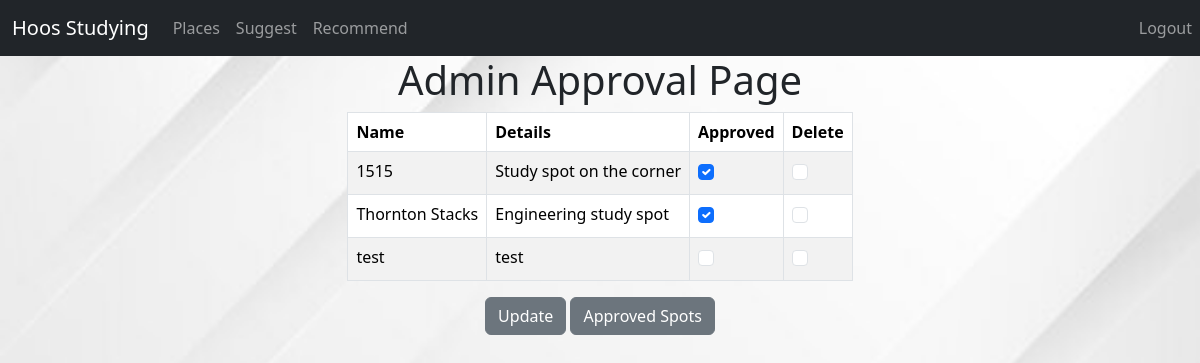
Screenshot of /approval/ with the database file from the repository.
### cs3240/models.py (models this page shows, shortened)
class Place(models.Model):
    name = models.CharField(max_length=200)
    details = models.CharField(max_length=700)
    address = map_fields.AddressField(max_length=200)
    admin_approved = models.BooleanField(default=False)
    delete_place = models.BooleanField(default=False)
    locations = [("Central Grounds", "central"),
                 ("North Grounds", "north"),
                 ("South Grounds", "south")]
    location = models.CharField(blank=True, choices=locations, max_length=15)
    avg_busy_rating = models.FloatField(default = 5)
    avg_wifi_outlet_rating = models.FloatField(default = 5)
    def __str__(self):
        return self.name

### cs3240/views.py (the view)
# urls.py: path('approval/',views.admin_approval, name="approval"),
def admin_approval(request):
    places_list = Place.objects.all()
    if request.method == "POST":
        id_list = request.POST.getlist('boxes')
        did_list = request.POST.getlist('Dboxes')
        places_list.update(delete_place = False)
        places_list.update(admin_approved = False)
        for id in id_list:
            Place.objects.filter(pk=int(id)).update(admin_approved = True)
        for id in did_list:
            Place.objects.filter(pk=int(id)).delete()
        return redirect('places')
    else:
        return render(request, "approval.html", {"places_list":places_list})

### cs3240/templates/approval.html (shortened to what this page needs)
{% load socialaccount %}
<html>
        <link href="https://cdn.jsdelivr.net/npm/bootstrap@5.3.2/dist/css/bootstrap.min.css" rel="stylesheet">
        <link rel="stylesheet" href="../static/page.css">
        <nav class="navbar navbar-expand-lg navbar-dark bg-dark">
            <div class="container-fluid">
                <a class="navbar-brand" href="{% url 'home' %}">Hoos Studying</a>
                <div class="collapse navbar-collapse" id="navbarNav">
                <ul class="navbar-nav">
                    <li class="nav-item">
                        <a class="nav-link"  href="{% url 'places' %}">Places</a>
                    </li>
                    <li class="nav-item">
                    <a class="nav-link" href="{% url 'suggest' %}">Suggest</a>
                    </li>
                    <li class="nav-item">
                        <a id="recommend" class="nav-link" href="{% url 'recommend' %}">Recommend</a>
                    </li>
                </ul>
                </div>
            </div>
                <ul class="nav navbar-nav navbar-right">
                    <li class="nav-item">
                        <a   class="nav-link" href="{% url 'logout' %}">Logout</a>
                    </li>
                </ul>
            </nav>
        <div class="container">
            <h1>Admin Approval Page</h1>
        <form action = "" method="post">
        <table class="table table-striped table-hover table-bordered">
            <thead class="thead-dark">
                <tr>
                <th scope="col">Name</th>
                <th scope="col">Details</th>
                <th scope="col">Approved</th>
                <th scope="col">Delete</th>
                </tr>
            </thead>
            <tbody>
            {% for place in places_list %}
            <tr>
                <td>{{ place }}</td>
                <td>{{ place.details }}</td>
                <td>
                    {% if place.admin_approved %}
                        <div class = "form-check">
                            <input class = "form-check-input" type = "checkbox" checked = "checked" value = {{place.id}} name = "boxes"/>
                        </div>
                    {% else %}
                        <div class = "form-check">
                            <input class = "form-check-input" type = "checkbox" value = {{place.id}} name = "boxes"/>
                        </div>
                    {% endif %}
                </td>
                <td>
                    {% if place.delete %}
                        <div class = "form-check">
                            <input class = "form-check-input" type = "checkbox" checked = "checked" value = {{place.id}} name = "Dboxes"/>
                        </div>
                    {% else %}
                        <div class = "form-check">
                            <input class = "form-check-input" type = "checkbox" value = {{place.id}} name = "Dboxes"/>
                        </div>
                    {% endif %}
                </td>
                </tr>
            {% endfor %}
            </tbody>
        </table>
        <center>
            <button class='btn btn-secondary' type="submit">Update</button>
            <a href = "{% url 'places' %}">
                <button class='btn btn-secondary'>Approved Spots</button>
            </a>
        </center>
    </form>
        </div>
    </body>
</html>

### cs3240/static/page.css (style rules this page uses)
.container { display: flex; justify-content: center; flex-direction: column; align-items: center; }

### cs3240/templates/approval.html (style rules this page uses)
.container { display: flex; justify-content: center; flex-direction: column; align-items: center; }

### rows the page displays
Place: name "1515", details "Study spot on the corner"
Place: name "Thornton Stacks", details "Engineering study spot"
Place: name "test", details "test"
